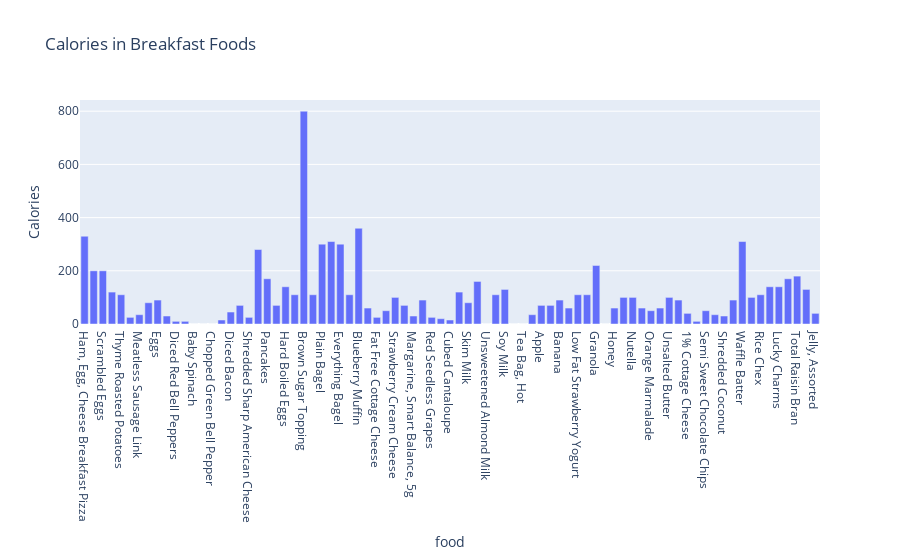

The cell this chart's notebook holds for it:
### Code cell
fig = px.bar(calories_breakfast, x=calories_breakfast.index, y="Calories", title="Calories in Breakfast Foods", )
fig.show()

### Figure 1 — Plotly figure (JSON) as saved in the notebook; plotly's stock layout.template omitted (floating-point values rounded to 4 significant figures)
{"data": [{"alignmentgroup": "True", "hovertemplate": "food=%{x}<br>Calories=%{y}<extra></extra>", "legendgroup": "", "marker": {"color": "#636efa", "pattern": {"shape": ""}}, "name": "", "offsetgroup": "", "orientation": "v", "showlegend": false, "textposition": "auto", "type": "bar", "x": ["Ham, Egg, Cheese Breakfast Pizza", "Cheese Pizza", "Scrambled Eggs", "Chicken Kielbasa Sausage", "Thyme Roasted Potatoes", "Sauteed Spinach", "Meatless Sausage Link", "Free Range Eggs", "Eggs", "Egg Whites", "Diced Red Bell Peppers", "Diced Tomatoes", "Baby Spinach", "Sliced Mushrooms", "Chopped Green Bell Pepper", " Diced Onions", "Diced Bacon", "Italian Sausage Crumbles", "Shredded Sharp American Cheese", "Sour Cream and Chive Scrambled Eggs", "Pancakes", "old fashioned oatmeal", "Hard Boiled Eggs", "Cinnamon Sugar", "Brown Sugar Topping", "Dried Cranberries", "Plain Bagel", "Cinnamon Raisin Bagel", "Everything Bagel", "Mini Croissant", "Blueberry Muffin", "Cinnamon Twist ", "Fat Free Cottage Cheese", "Cream Cheese", "Strawberry Cream Cheese", "Butter PC", "Margarine, Smart Balance, 5g", "Watermelon", "Red Seedless Grapes", "Cubed Pineapple", "Cubed Cantaloupe", "2% Milk", "Skim Milk", "Low Fat Chocolate Milk", "Unsweetened Almond Milk", "Rice Milk", "Soy Milk", "Coffee", "Tea Bag, Hot", "Grapefruit", "Apple", "Granny Smith Apple", "Banana", "Orange", "Low Fat Strawberry Yogurt", "Low Fat Vanilla Yogurt", "Granola", "Lemon Wedge", "Honey", "Creamy Peanut Butter", "Nutella", "Grape Jelly", "Orange Marmalade", "Strawberry Jelly Preserves", "Unsalted Butter", "Smart Balance Margarine", "1% Cottage Cheese", "Mild Picante Salsa", "Semi Sweet Chocolate Chips", "Oreo Crumbles", "Shredded Coconut", "Syrup", "Waffle Batter", "Cheerios", "Rice Chex", "Cocoa Puffs", "Lucky Charms", "Cinnamon Toast Crunch", "Total Raisin Bran", "Peanut Butter, .75 oz, Jif", "Jelly, Assorted"], "xaxis": "x", "y": [330, 200, 200, 120, 110, 25, 35, 80, 90, 30, 10, 10, 0, 0, 0, 15, 45, 70, 25, 280, 170, 70, 140, 110, 800, 110, 300, 310, 300, 110, 360, 60, 25, 50, 100, 70, 30, 90, 25, 20, 15, 120, 80, 160, 0, 110, 130, 0, 0, 35, 70, 70, 90, 60, 110, 110, 220, 0, 60, 100, 100, 60, 50, 60, 100, 90, 40, 10, 50, 35, 30, 90, 310, 100, 110, 140, 140, 170, 180, 130, 40], "yaxis": "y"}], "layout": {"barmode": "relative", "legend": {"tracegroupgap": 0}, "title": {"text": "Calories in Breakfast Foods"}, "xaxis": {"anchor": "y", "domain": [0, 1], "title": {"text": "food"}}, "yaxis": {"anchor": "x", "domain": [0, 1], "title": {"text": "Calories"}}}}
